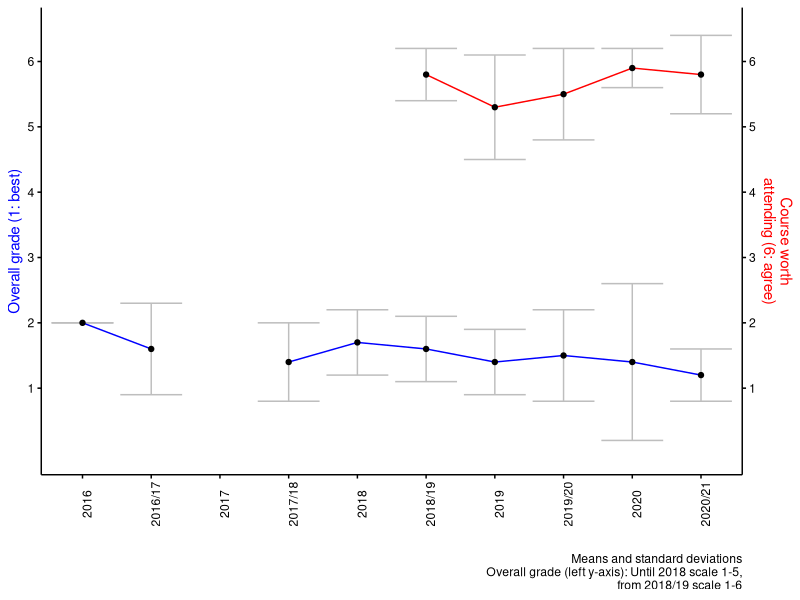
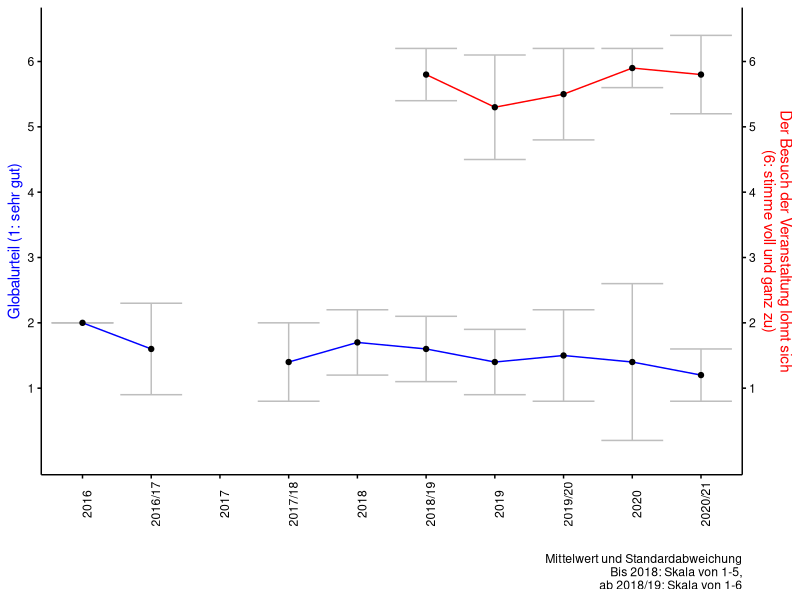

R code for these plots, in order:


### plot time trend of course evaluations

evals <- data.frame("semester" = c("2016", "2016/17", "2017", "2017/18",
                                   # frankfurt
                                   "2018", "2018/19",
                                   "2019", "2019/20",
                                   "2020", "2020/21"),
                    "mean" = c(2, 1.6, NA, 1.4,
                               # frankfurt
                               1.7,
                               1.6, 1.4,
                               1.5, 1.4,
                               1.2
                               ),
                    "sd" = c(0, 0.7, NA, 0.6,
                             # frankfurt
                             0.5,
                             0.5, 0.5,
                             0.7, 1.2,
                             0.4
                             ),
                    "n" = c(5, 21, NA, 18,
                            # frankfurt
                            6,
                            10, 8,
                            12, 19,
                            15
                            ),
                    "University" = c("CGN", "CGN", "CGN", "CGN",
                              "FRA", "FRA", "FRA", "FRA", "FRA",
                              "FRA"),
                    "worth" = c (NA, NA, NA, NA, NA,
                                 5.8, 5.3, 5.5, 5.9,
                                 5.8),
                    "worthSD" = c (NA, NA, NA, NA, NA,
                                 0.4, 0.8, 0.7, 0.3,
                                 0.6)
                    )

evals$grandmean <- mean(evals$mean, na.rm = T)

evals$worthgrandmean <- mean(evals$worth, na.rm = T)

library(ggplot2); theme_set(theme_bw() +
                              theme(axis.line = element_line(colour = "black"),
                                    panel.grid.major = element_blank(),
                                    panel.grid.minor = element_blank(),
                                    panel.border = element_blank(),
                                    panel.background = element_blank(),
                                    axis.text = element_text(color="black"),
                                    axis.ticks = element_line(colour = "black")))


# full enlish version
# win.metafile("C:/Users/[user]/PowerFolders/teaching/teachingevaluations/out/evalovertime.wmf")
dev.copy(png, "C:/Users/[user]/PowerFolders/teaching/teachingevaluations/out/evalovertime.png",
         units="px", width=1600, height=1600, res=300)
ggplot(data = evals, aes(y = semester,
                         x = mean#,
                         # colour = University
                         )) +
  geom_errorbarh(aes(xmin = mean - sd,
                     xmax = mean + sd),
                 colour = "grey") +
  xlab("Overall grade (1: best)") + ylab("") +
  geom_path(aes(group = 1), colour = "blue") +
  # geom_vline(xintercept = evals$grandmean ,
  #           colour = "blue") +
  geom_point() +
  geom_errorbarh(data = evals, aes(xmin = worth - worthSD,
                     xmax = worth + worthSD),
                 colour = "grey") +
  scale_x_continuous(limits = c(0, 6.5), breaks = c(1:6),
                     sec.axis = sec_axis(~. , breaks = c(1:6),
                                         name = "Course worth\nattending (6: agree)")
                     ) +
  geom_path(data = evals, aes(x = worth, group = 1), colour = "red") +  # add the second axis
  geom_point(data = evals, aes(y = semester,
                               x = worth#,
                               # colour = University
                               )) +
  theme(axis.text.x = element_text(angle = 90),
        axis.title.y = element_text(color = "blue"),
        axis.title.y.right = element_text(color = "red")) +
  labs(#title = "Evaluation of my courses",
       caption = "Means and standard deviations
       Overall grade (left y-axis): Until 2018 scale 1-5,
       from 2018/19 scale 1-6") +
coord_flip()
dev.off()


# german version
dev.copy(png, "C:/Users/[user]/PowerFolders/teaching/teachingevaluations/out/evalovertime_de.png",
         units="px", width=1600, height=1600, res=300)
ggplot(data = evals, aes(y = semester,
                         x = mean#,
                         # colour = University
                         )) +
  geom_errorbarh(aes(xmin = mean - sd,
                     xmax = mean + sd),
                 colour = "grey") +
  xlab("Globalurteil (1: sehr gut)") + ylab("") +
  geom_path(aes(group = 1), colour = "blue") +
  geom_point() +
  geom_errorbarh(data = evals, aes(xmin = worth - worthSD,
                                   xmax = worth + worthSD),
                 colour = "grey") +
  scale_x_continuous(limits = c(0, 6.5), breaks = c(1:6),
                     sec.axis = sec_axis(~. , breaks = c(1:6),
                                         name = "Der Besuch der Veranstaltung lohnt sich
(6: stimme voll und ganz zu)")
  ) +
  geom_path(data = evals, aes(x = worth, group = 1), colour = "red") +  # add the second axis
  geom_point(data = evals, aes(y = semester,
                               x = worth#,
                               # colour = University
  )) +
  theme(axis.text.x = element_text(angle = 90),
        axis.title.y = element_text(color = "blue"),
        axis.title.y.right = element_text(color = "red")) +
  labs(#title = "Evaluation of my courses",
    caption = "Mittelwert und Standardabweichung
       Bis 2018: Skala von 1-5,
       ab 2018/19: Skala von 1-6") +
  coord_flip()
dev.off()


